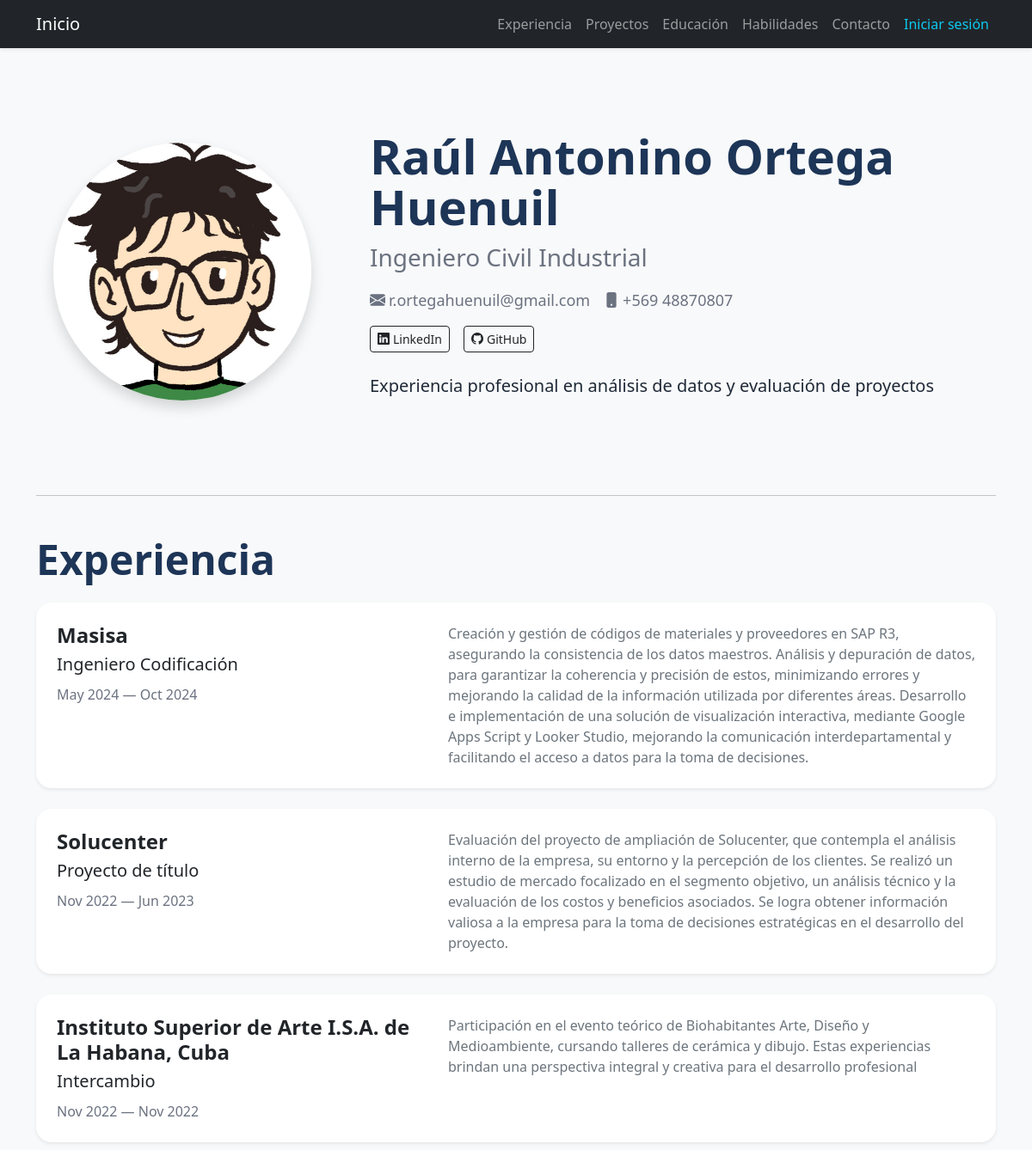
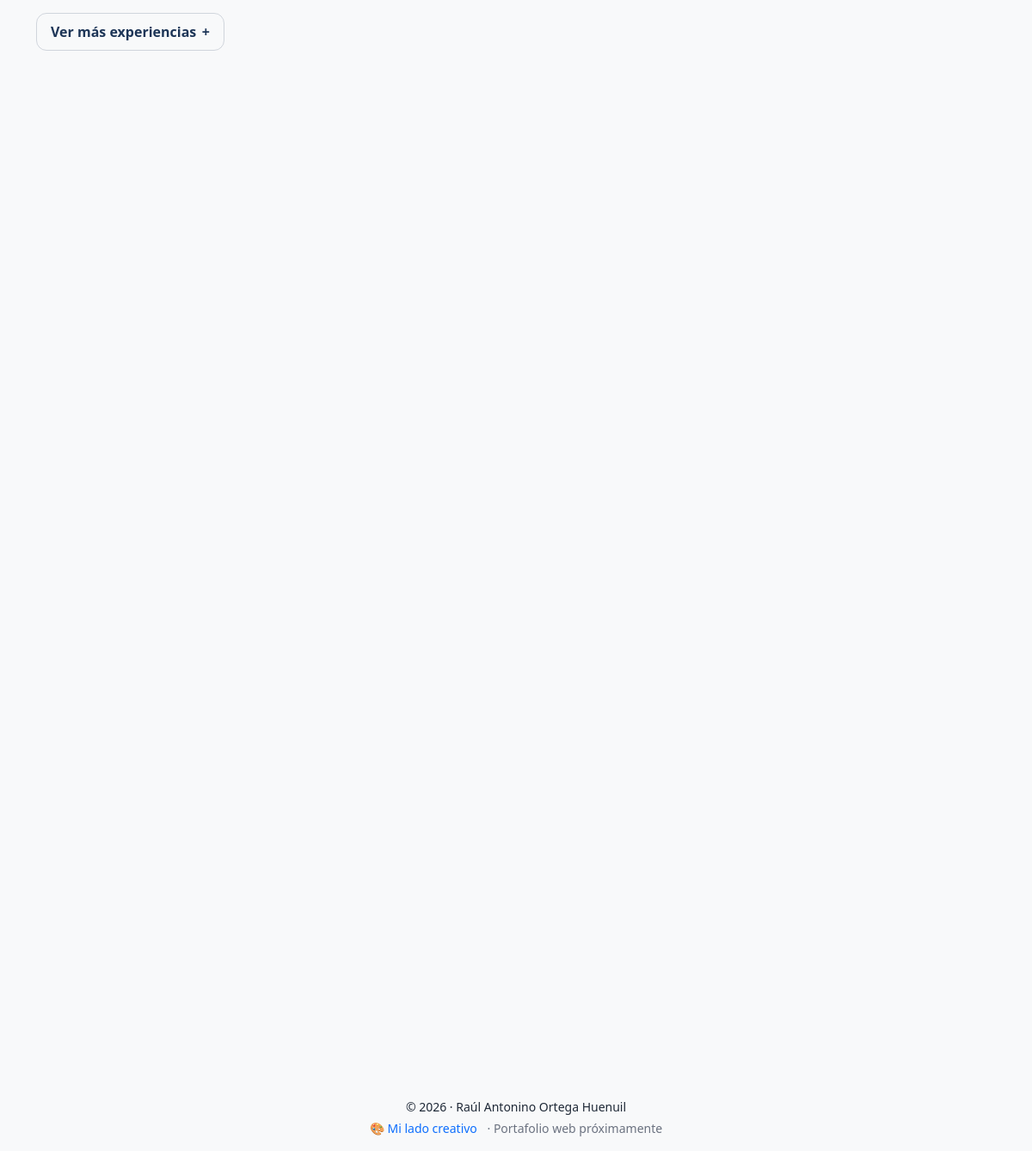
The page / on the database its author committed (2 pictures, top to bottom).
### cv/models.py (models this page shows, shortened)
class Perfil(models.Model):
    nombre = models.CharField(max_length=200)
    titulo = models.CharField(max_length=200)
    email = models.EmailField()
    telefono = models.CharField(max_length=50, blank=True)
    sobre_mi = models.TextField(blank=True)
    url_portafolio_creativo = models.URLField(blank=True)
    linkedin_url = models.URLField(blank=True)
    github_url = models.URLField(blank=True)
    imagen = models.ImageField(upload_to='perfil/', blank=True, null=True)

class Experiencia(models.Model):
    empresa = models.CharField(max_length=200)
    cargo = models.CharField(max_length=200)
    fecha_inicio = models.CharField(max_length=50)
    fecha_termino = models.CharField(max_length=50, blank=True)
    actual = models.BooleanField(default=False)
    descripcion = models.TextField(blank=True)
    orden = models.PositiveIntegerField(default=0)

### core/views.py (the view)
# urls.py: path('', views.inicio, name='home'),
def inicio(request):
    perfil = Perfil.objects.first()
    experiencias = Experiencia.objects.order_by("orden", "-id")
    educacion_profesional = Educacion.objects.filter(categoria="profesional").order_by("orden", "-id")
    educacion_formacion = Educacion.objects.filter(categoria="formacion").order_by("orden", "-id")
    habilidades = Habilidad.objects.order_by("orden", "nombre")
    proyectos = Proyecto.objects.order_by("orden", "-id")
    context = {
        "perfil": perfil,
        "experiencias": experiencias,
        "educacion_profesional": educacion_profesional,
        "educacion_formacion": educacion_formacion,
        "habilidades": habilidades,
        "proyectos": proyectos,
    }
    return render(request, "core/inicio.html", context)

### templates/core/inicio.html (shortened to what this page needs)
{% extends "base.html" %}
{% block content %}
{% include "components/organisms/hero_profile.html" %}
<hr class="my-5">
<section id="experiencia" class="mb-5 js-reveal">
  <h2 class="seccion-titulo mb-4">Experiencia</h2>
  {% if experiencias %}
    {% with experiencias|slice:":3" as experiencias_visibles %}
      {% with experiencias|slice:"3:" as experiencias_extra %}
        <div class="d-flex flex-column gap-4">
          {% for exp in experiencias_visibles %}
            {% include "components/molecules/experience_item.html" %}
          {% endfor %}
        </div>
        {% if experiencias_extra %}
          <details class="list-expand mt-4">
            <summary class="list-expand__toggle">Ver más experiencias</summary>
          </details>
        {% endif %}
      {% endwith %}
    {% endwith %}
  {% else %}
    <p>Aún no hay experiencias cargadas.</p>
  {% endif %}
</section>
{% endblock %}

### templates/components/organisms/hero_profile.html
{% load static %}
{% if perfil %}
<section class="py-5">
  <div class="row align-items-center g-5">
    <div class="col-12 col-lg-4 text-center">
      {% if perfil.imagen %}
        <img
          src="{{ perfil.imagen.url }}"
          alt="Foto de perfil de {{ perfil.nombre }}"
          class="img-fluid rounded-circle shadow perfil-img"
        >
      {% else %}
        <img
          src="{% static 'images/yoxd.jpg' %}"
          alt="Foto de perfil de {{ perfil.nombre }}"
          class="img-fluid rounded-circle shadow perfil-img"
        >
      {% endif %}
    </div>
    <div class="col-12 col-lg-8">
      <h1 class="fw-bold mb-2 nombre-principal">{{ perfil.nombre }}</h1>
      <p class="fs-3 text-muted mb-3">{{ perfil.titulo }}</p>
      <div class="d-flex flex-wrap gap-3 mb-3 contacto-linea">
        <span><i class="bi bi-envelope-fill me-1"></i>{{ perfil.email }}</span>
        {% if perfil.telefono %}
          <span><i class="bi bi-phone-fill me-1"></i>{{ perfil.telefono }}</span>
        {% endif %}
      </div>
      <div class="d-flex flex-wrap gap-3 mb-4">
        {% if perfil.linkedin_url %}
          <a href="{{ perfil.linkedin_url }}" target="_blank" rel="noopener" class="btn btn-outline-dark btn-sm">
            <i class="bi bi-linkedin me-1"></i>LinkedIn
          </a>
        {% endif %}
        {% if perfil.github_url %}
          <a href="{{ perfil.github_url }}" target="_blank" rel="noopener" class="btn btn-outline-dark btn-sm">
            <i class="bi bi-github me-1"></i>GitHub
          </a>
        {% endif %}
      </div>
      {% if perfil.sobre_mi %}
        <p class="lead hero-descripcion">
          {{ perfil.sobre_mi }}
        </p>
      {% endif %}
    </div>
  </div>
</section>
{% else %}
  <div class="alert alert-warning">
    No hay perfil cargado aún. Créalo en el admin (CV → Perfil).
  </div>
{% endif %}

### templates/components/molecules/experience_item.html (shortened to what this page needs)
<div class="card shadow-sm border-0 experiencia-card">
  <div class="card-body p-4">
    <div class="row g-4">
      <div class="col-12 col-lg-5">
        <h4 class="mb-1 fw-bold">{{ exp.empresa }}</h4>
        <p class="mb-2 fs-5">{{ exp.cargo }}</p>
        <p class="text-muted mb-0">
          {{ exp.fecha_inicio }}
          {% if exp.actual %}
            — Actualidad
          {% elif exp.fecha_termino %}
            — {{ exp.fecha_termino }}
          {% endif %}
        </p>
      </div>
      <div class="col-12 col-lg-7">
        {% if exp.descripcion %}
          <div class="expandable-text-wrapper">
            <p class="mb-0 text-secondary expandable-text experience-text js-expandable-text">
              {{ exp.descripcion }}
            </p>
          </div>
        {% else %}
          <p class="mb-0 text-muted">Sin descripción disponible.</p>
        {% endif %}
      </div>
    </div>
  </div>
</div>

### static/css/base.css (style rules this page uses)
:root { --clr-primary: #1D3557; --clr-accent: #4C673B; --clr-danger: #D72638; --clr-bg: #F8F9FA; --clr-surface: #FFFFFF; --clr-text: #1F2937; --clr-text-muted: #6B7280; --text-xs: 0.75rem; --text-sm: 0.875rem; --text-base: 1rem; --text-lg: 1.125rem; --text-xl: 1.25rem; --text-2xl: 1.5rem; --text-3xl: 2rem; --text-4xl: 3rem; --text-hero: 3.5rem; --space-1: 0.25rem; --space-2: 0.5rem; --space-3: 0.75rem; --space-4: 1rem; --space-5: 1.5rem; --space-6: 2rem; --space-7: 3rem; --space-8: 4rem; --radius-sm: 0.5rem; --radius-md: 0.75rem; --radius-lg: 1rem; --radius-xl: 1.125rem; }
body { background-color: var(--clr-bg); color: var(--clr-text); padding-top: 80px; }
h1 { font-weight: 700; }
.card { background-color: var(--clr-surface); border-radius: var(--radius-xl); }
.perfil-img { max-width: 300px; width: 100%; aspect-ratio: 1 / 1; object-fit: cover; }
.seccion-titulo { font-size: var(--text-4xl); font-weight: 700; line-height: 1.1; color: var(--clr-primary); }
.hero-descripcion { max-width: 750px; color: var(--clr-text); }
.contacto-linea { font-size: var(--text-lg); color: var(--clr-text-muted); }
.experiencia-card, .proyecto-card { border-radius: var(--radius-xl); }
.nombre-principal { font-size: var(--text-hero); line-height: 1.05; color: var(--clr-primary); }
.text-muted { color: var(--clr-text-muted) !important; }
.expandable-text-wrapper { position: relative; }
.expandable-text { margin-bottom: 0; }
.list-expand__toggle { cursor: pointer; list-style: none; user-select: none; display: inline-flex; align-items: center; gap: 0.4rem; font-weight: 600; color: var(--clr-primary); font-size: var(--text-base); padding: 0.55rem 1rem; border-radius: var(--radius-md); border: 1px solid rgba(29, 53, 87, 0.18); background-color: transparent; transition: all 0.2s ease; }
.list-expand__toggle::after { content: "+"; font-weight: 700; }
.js-reveal { opacity: 0; transform: translateY(24px); transition: opacity 0.6s ease, transform 0.6s ease; }
.js-reveal.is-visible { opacity: 1; transform: translateY(0); }

### rows shown on the page
Perfil: imagen (picture), nombre "Raúl Antonino Ortega Huenuil", titulo "Ingeniero Civil Industrial", email "r.ortegahuenuil@gmail.com", telefono "+569 48870807", sobre_mi "Experiencia profesional en análisis de datos y evaluación de proyectos"
Experiencia: empresa "Masisa", cargo "Ingeniero Codificación", fecha_inicio "May 2024", fecha_termino "Oct 2024", descripcion "Creación y gestión de códigos de materiales y proveedores en SAP R3, asegurando la consistencia de los datos maestros. Análisis y depuración de datos, para garantizar la coherencia y precisión de estos, minimizando errores y mejorando la calidad de la información utilizada por diferentes áreas. Desarrollo e implementación de una solución de visualización interactiva, mediante Google Apps Script y Looker Studio, mejorando la comunicación interdepartamental y facilitando el acceso a datos para la toma de decisiones."
Experiencia: empresa "Solucenter", cargo "Proyecto de título", fecha_inicio "Nov 2022", fecha_termino "Jun 2023", descripcion "Evaluación del proyecto de ampliación de Solucenter, que contempla el análisis interno de la empresa, su entorno y la percepción de los clientes. Se realizó un estudio de mercado focalizado en el segmento objetivo, un análisis técnico y la evaluación de los costos y beneficios asociados. Se logra obtener información valiosa a la empresa para la toma de decisiones estratégicas en el desarrollo del proyecto."
Experiencia: empresa "Instituto Superior de Arte I.S.A. de La Habana, Cuba", cargo "Intercambio", fecha_inicio "Nov 2022", fecha_termino "Nov 2022", descripcion "Participación en el evento teórico de Biohabitantes Arte, Diseño y Medioambiente, cursando talleres de cerámica y dibujo. Estas experiencias brindan una perspectiva integral y creativa para el desarrollo profesional"
